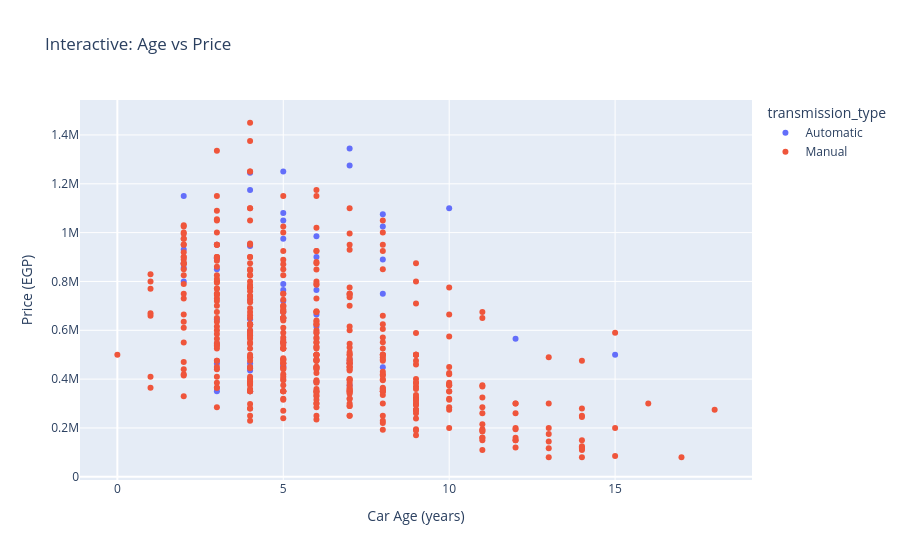

The notebook cell this image was saved under:
### Code cell
import plotly.express as px

fig = px.scatter(df.sample(500), x='vehicle_age', y='selling_price', 
                 color='transmission_type', title='Interactive: Age vs Price',
                 labels={'vehicle_age': 'Car Age (years)', 'selling_price': 'Price (EGP)'})
fig.show()

### Figure 1 — Plotly figure (JSON) as saved in the notebook; plotly's stock layout.template omitted (floating-point values rounded to 4 significant figures; data arrays with more than 128 entries replaced by an {"elided": "..."} marker saying what was removed)
{"data": [{"hovertemplate": "transmission_type=Automatic<br>Car Age (years)=%{x}<br>Price (EGP)=%{y}<extra></extra>", "legendgroup": "Automatic", "marker": {"color": "#636efa", "symbol": "circle"}, "mode": "markers", "name": "Automatic", "orientation": "v", "showlegend": true, "type": "scatter", "x": [8, 12, 4, 4, 4, 5, 7, 3, 6, 5, 7, 2, 4, 6, 6, 4, 3, 2, 3, 8, 6, 5, 6, 5, 10, 3, 4, 15, 7, 4, 4, 4, 5, 8, 7, 5, 5, 2, 5, 3, 3, 2, 4, 2, 4, 5, 8, 7, 8, 5, 4, 3, 3, 5, 5, 6], "xaxis": "x", "y": [890000, 565000, 595000, 465000, 450000, 650000, 1275000, 464000, 615000, 790000, 480000, 800000, 599000, 388000, 985000, 945000, 895000, 855000, 850000, 1075000, 765000, 675000, 900000, 1080000, 1100000, 950000, 725000, 500000, 375000, 1245000, 645000, 435000, 455000, 1025000, 465000, 550000, 975000, 931000, 720000, 645000, 545000, 875000, 950000, 1150000, 1175000, 451000, 449000, 1345000, 750000, 1250000, 350000, 350000, 895000, 1050000, 765000, 665000], "yaxis": "y"}, {"hovertemplate": "transmission_type=Manual<br>Car Age (years)=%{x}<br>Price (EGP)=%{y}<extra></extra>", "legendgroup": "Manual", "marker": {"color": "#EF553B", "symbol": "circle"}, "mode": "markers", "name": "Manual", "orientation": "v", "showlegend": true, "type": "scatter", "x": {"elided": "444 int values"}, "xaxis": "x", "y": {"elided": "444 int values"}, "yaxis": "y"}], "layout": {"legend": {"title": {"text": "transmission_type"}, "tracegroupgap": 0}, "title": {"text": "Interactive: Age vs Price"}, "xaxis": {"anchor": "y", "domain": [0, 1], "title": {"text": "Car Age (years)"}}, "yaxis": {"anchor": "x", "domain": [0, 1], "title": {"text": "Price (EGP)"}}}}
